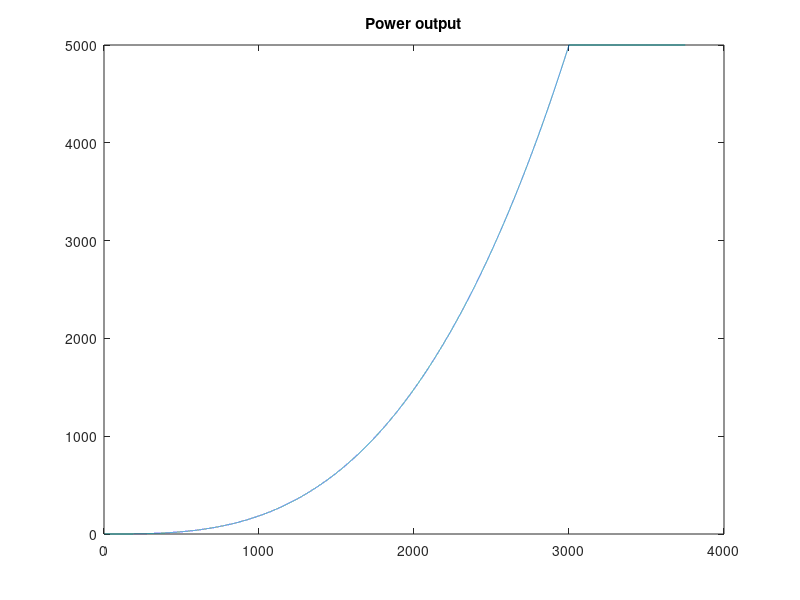
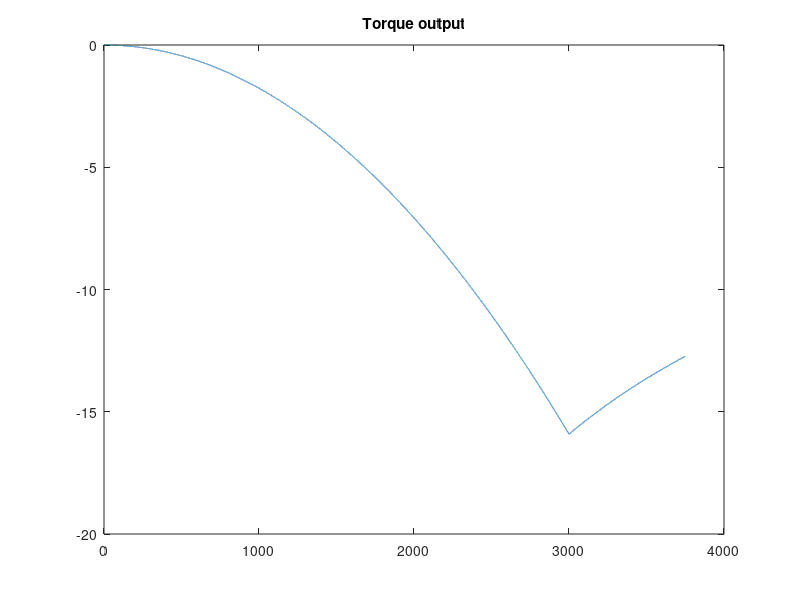
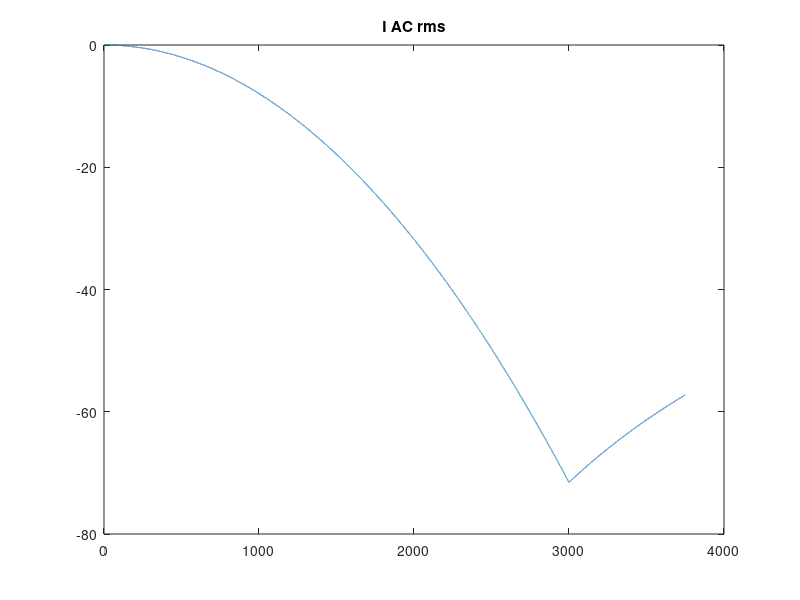
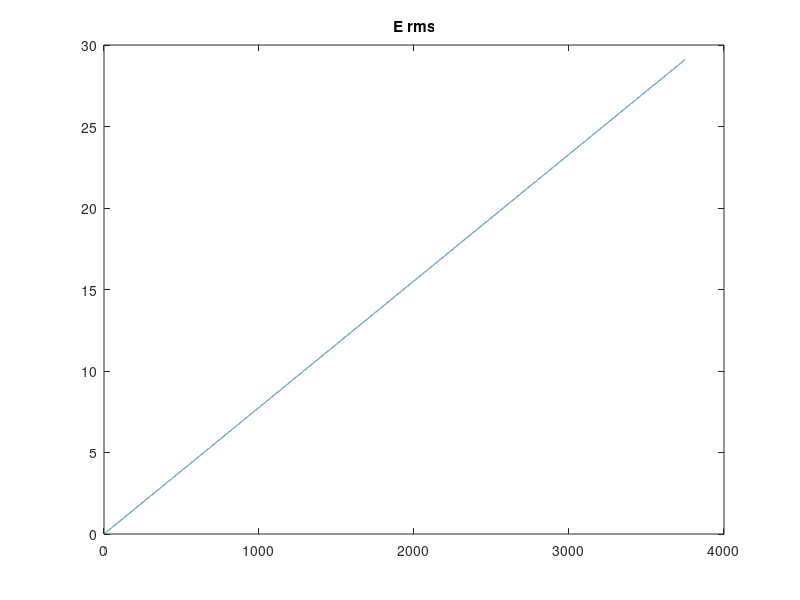

These figures' MATLAB source, in order:
clc
clear
close all
J = 0.2
p = 8
V_R = 72
I_R = 85
N_R = 3700
wm_R = 3700/60*2*pi;
T_R = 14;

k_T = T_R/I_R %%%%% DC Machine Constant
% k_E = V_R/wm_R 

lambda_f_RMS = k_T*sqrt(2)/(p/2)/pi;

P_R = 5000

R_ph = 12.4e-3;
L_ph = 154e-6;


NN = 0.1:0.1:3750;
wm = NN/60*2*pi;
we = wm*p/2;

X_ph = wm*L_ph;

Pm = zeros(size(wm));
for i = 1:1:length(NN)
    if NN(1,i)<3000
        Pm(1,i) = (NN(1,i)/3000)^3*5000;
    else
        Pm(1,i) = 5000;
    end
end

Pe_ph = -Pm;
Te_ph = Pe_ph./wm;

I_AC_rms = Te_ph*(2/(3*p*lambda_f_RMS));
Z_ph = (R_ph + j*X_ph);

E_rms = we*lambda_f_RMS;

Sout = 3*E_rms.*I_AC_rms;

%%%% E_rms I_rms
V_in = E_rms - I_AC_rms.*Z_ph;
V_in_rms = abs(V_in);

%%%%
I2R_ph = 3*I_AC_rms.^2*R_ph;
Pin = 3*V_in_rms.*I_AC_rms;
I_DC = Pin/V_R;


%%
close all
figure(11)
plot(NN,Pm)
title('Power output')

figure(12)
plot(NN,Te_ph)
title('Torque output')

figure(13)
plot(NN,I_AC_rms)
title('I AC rms')

figure(14)
plot(NN,E_rms)
title('E rms')

figure(15)
plot(NN,Sout)
title('Sout')

figure(16)
plot(NN,V_in_rms)
title('Vin_{rms}')

figure(17)
plot(NN,I_DC)
title('I_{DC}')

%%

